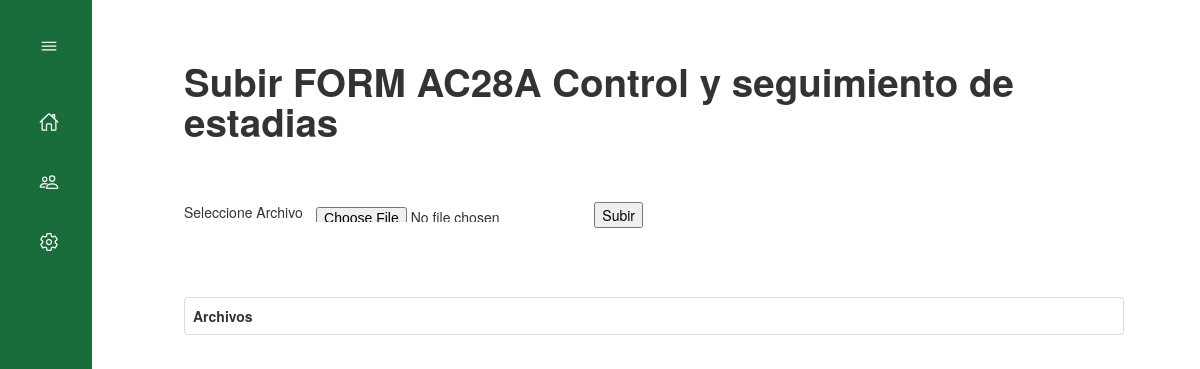
Before: /Php/User/SubirControlySeguimiento.php (signed in) with the older database file.
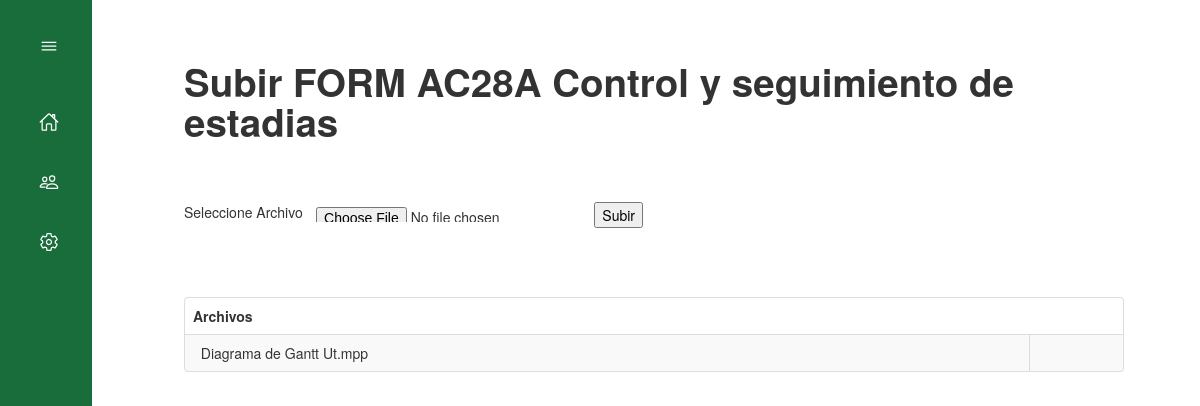
After: the same page with the newer database file.
### tables this page shows
CREATE TABLE `tb_control_seguimiento` (
  `id` int(11) NOT NULL,
  `fname` text NOT NULL,
  `name` varchar(200) NOT NULL
);

### Php/User/SubirControlySeguimiento.php (the view, shortened to what this page needs)
<?php
$conn=new PDO('mysql:host=localhost; dbname=ut', 'root', 'root') or die(mysql_error());
?>
    <!DOCTYPE html>
    <html lang="en">
    <head>
       <link rel="stylesheet" href="css/navbar.css">
        <link rel="stylesheet" href="css/subir.css">
        <link href="css/bootstrap.css" rel="stylesheet" type="text/css" media="screen">
        <link rel="stylesheet" type="text/css" href="css/DT_bootstrap.css">
    </head>
    <body id="body-pd">
    <div class="l-navbar" id="navbar">
            <nav class="nav">
                <div>
                    <div class="nav__brand">
                        <ion-icon name="menu-outline" class="nav__toggle" id="nav-toggle"></ion-icon>
                    </div>
                    <div class="nav__list">
                        <a href="inicio" class="nav__link">
                            <ion-icon name="home-outline" class="nav__icon"></ion-icon>
                        </a>
                        <a href="VerAsesores" class="nav__link">
                            <ion-icon name="people-outline" class="nav__icon"></ion-icon>
                        </a>
                        <a href="#" class="nav__link">
                            <ion-icon name="settings-outline" class="nav__icon"></ion-icon>
                        </a>
                    </div>
                </div>
            </nav>
        </div>
        <div class="row-fluid">
    <div class="span12">
        <div class="container">
            <br />
            <h1>
                <p>Subir FORM AC28A Control y seguimiento de estadias</p>
            </h1>
            <br />
            <br />
            <form enctype="multipart/form-data" action="" name="form" method="post">
                Seleccione Archivo
                <input type="file" name="file" id="file" /></td>
                <input type="submit" name="submit" id="submit" value="Subir" />
            </form>
            <br />
            <br />
            <table cellpadding="0" cellspacing="0" border="0" class="table table-striped table-bordered" id="example">
                <thead>
                    <tr>
                        <th width="90%" align="center">Archivos</th>
                    </tr>
                </thead>
                <?php
			$query=$conn->query("select * from tb_control_seguimiento order by id desc");
			while($row=$query->fetch()){
				$name=$row['name'];
			?>
                    <tr>
                        <td>
                            <?php echo $name ;?>
                        </td>
                        <td>
                        </td>
                    </tr>
                    <?php }?>
            </table>
        </div>
    </div>
</div>
    </body>
    </html>

Changed rows visible on the page:
added tb_control_seguimiento: name "Diagrama de Gantt Ut.mpp"
